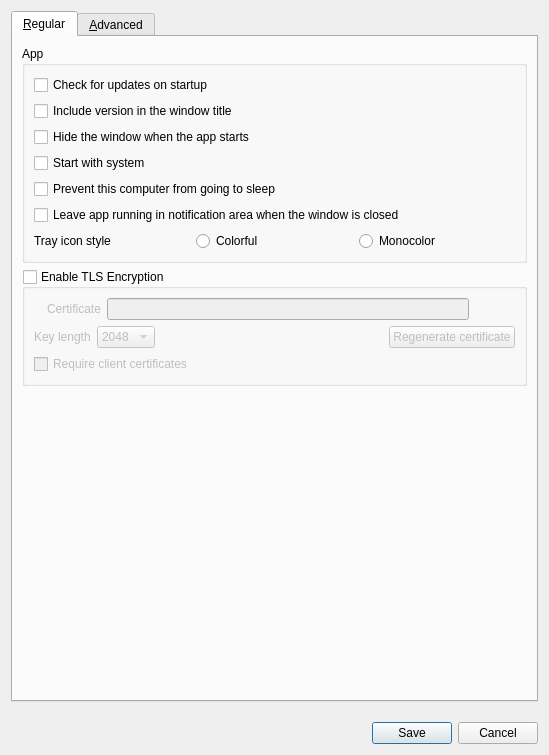
<?xml version="1.0" encoding="UTF-8"?>
<ui version="4.0">
 <class>SettingsDialog</class>
 <widget class="QDialog" name="SettingsDialog">
  <property name="geometry">
   <rect>
    <x>0</x>
    <y>0</y>
    <width>549</width>
    <height>755</height>
   </rect>
  </property>
  <property name="windowTitle">
   <string>Preferences</string>
  </property>
  <property name="modal">
   <bool>true</bool>
  </property>
  <layout class="QVBoxLayout" name="_13">
   <property name="spacing">
    <number>20</number>
   </property>
   <item>
    <widget class="QTabWidget" name="tabWidget">
     <widget class="QWidget" name="tabRegular">
      <property name="sizePolicy">
       <sizepolicy hsizetype="Preferred" vsizetype="Fixed">
        <horstretch>0</horstretch>
        <verstretch>0</verstretch>
       </sizepolicy>
      </property>
      <attribute name="title">
       <string>&amp;Regular</string>
      </attribute>
      <layout class="QVBoxLayout" name="verticalLayout_3">
       <item>
        <widget class="QGroupBox" name="groupApp">
         <property name="sizePolicy">
          <sizepolicy hsizetype="Preferred" vsizetype="Maximum">
           <horstretch>0</horstretch>
           <verstretch>0</verstretch>
          </sizepolicy>
         </property>
         <property name="title">
          <string>App</string>
         </property>
         <layout class="QVBoxLayout" name="verticalLayout_2">
          <item>
           <widget class="QCheckBox" name="cbAutoUpdate">
            <property name="text">
             <string>Check for updates on startup</string>
            </property>
           </widget>
          </item>
          <item>
           <widget class="QCheckBox" name="cbShowVersion">
            <property name="text">
             <string>Include version in the window title</string>
            </property>
           </widget>
          </item>
          <item>
           <widget class="QCheckBox" name="cbAutoHide">
            <property name="text">
             <string>Hide the window when the app starts</string>
            </property>
           </widget>
          </item>
          <item>
           <widget class="QCheckBox" name="cbStartAtLogin">
            <property name="text">
             <string>Start with system</string>
            </property>
           </widget>
          </item>
          <item>
           <widget class="QCheckBox" name="cbPreventSleep">
            <property name="text">
             <string>Prevent this computer from going to sleep</string>
            </property>
           </widget>
          </item>
          <item>
           <widget class="QCheckBox" name="cbCloseToTray">
            <property name="text">
             <string>Leave app running in notification area when the window is closed</string>
            </property>
           </widget>
          </item>
          <item>
           <layout class="QHBoxLayout" name="horizontalLayout_8">
            <item>
             <widget class="QLabel" name="lblTrayIconStyle">
              <property name="text">
               <string>Tray icon style</string>
              </property>
             </widget>
            </item>
            <item>
             <widget class="QRadioButton" name="rbIconColorful">
              <property name="text">
               <string>Colorful</string>
              </property>
             </widget>
            </item>
            <item>
             <widget class="QRadioButton" name="rbIconMono">
              <property name="text">
               <string>Monocolor</string>
              </property>
             </widget>
            </item>
           </layout>
          </item>
         </layout>
        </widget>
       </item>
       <item>
        <widget class="QGroupBox" name="groupSecurity">
         <property name="sizePolicy">
          <sizepolicy hsizetype="Preferred" vsizetype="Maximum">
           <horstretch>0</horstretch>
           <verstretch>0</verstretch>
          </sizepolicy>
         </property>
         <property name="title">
          <string>Enable TLS Encryption</string>
         </property>
         <property name="checkable">
          <bool>true</bool>
         </property>
         <property name="checked">
          <bool>false</bool>
         </property>
         <layout class="QVBoxLayout" name="_11">
          <item>
           <widget class="QWidget" name="widgetTlsCert" native="true">
            <layout class="QHBoxLayout" name="_12">
             <property name="leftMargin">
              <number>0</number>
             </property>
             <property name="topMargin">
              <number>0</number>
             </property>
             <property name="rightMargin">
              <number>0</number>
             </property>
             <property name="bottomMargin">
              <number>0</number>
             </property>
             <item>
              <widget class="QLabel" name="lblTlsCertInfo">
               <property name="text">
                <string notr="true"/>
               </property>
              </widget>
             </item>
             <item>
              <widget class="QLabel" name="lblTlsCert">
               <property name="sizePolicy">
                <sizepolicy hsizetype="Preferred" vsizetype="Fixed">
                 <horstretch>0</horstretch>
                 <verstretch>0</verstretch>
                </sizepolicy>
               </property>
               <property name="text">
                <string>Certificate</string>
               </property>
              </widget>
             </item>
             <item>
              <widget class="QLineEdit" name="lineTlsCertPath">
               <property name="minimumSize">
                <size>
                 <width>0</width>
                 <height>0</height>
                </size>
               </property>
              </widget>
             </item>
             <item>
              <widget class="QPushButton" name="btnTlsCertPath">
               <property name="cursor">
                <cursorShape>PointingHandCursor</cursorShape>
               </property>
               <property name="text">
                <string/>
               </property>
               <property name="icon">
                <iconset theme="QIcon::ThemeIcon::DocumentOpen"/>
               </property>
               <property name="flat">
                <bool>true</bool>
               </property>
              </widget>
             </item>
            </layout>
           </widget>
          </item>
          <item>
           <layout class="QHBoxLayout" name="horizontalLayout_5">
            <property name="topMargin">
             <number>0</number>
            </property>
            <item>
             <widget class="QLabel" name="lblTlsKeyLength">
              <property name="sizePolicy">
               <sizepolicy hsizetype="Preferred" vsizetype="Fixed">
                <horstretch>0</horstretch>
                <verstretch>0</verstretch>
               </sizepolicy>
              </property>
              <property name="text">
               <string>Key length</string>
              </property>
             </widget>
            </item>
            <item>
             <widget class="QComboBox" name="comboTlsKeyLength">
              <item>
               <property name="text">
                <string notr="true">2048</string>
               </property>
              </item>
              <item>
               <property name="text">
                <string notr="true">4096</string>
               </property>
              </item>
             </widget>
            </item>
            <item>
             <spacer name="horizontalSpacer_2">
              <property name="orientation">
               <enum>Qt::Orientation::Horizontal</enum>
              </property>
              <property name="sizeHint" stdset="0">
               <size>
                <width>40</width>
                <height>20</height>
               </size>
              </property>
             </spacer>
            </item>
            <item>
             <widget class="QPushButton" name="btnTlsRegenCert">
              <property name="text">
               <string>Regenerate certificate</string>
              </property>
              <property name="icon">
               <iconset theme="QIcon::ThemeIcon::ViewRefresh"/>
              </property>
             </widget>
            </item>
           </layout>
          </item>
          <item>
           <widget class="QCheckBox" name="cbRequireClientCert">
            <property name="text">
             <string>Require client certificates</string>
            </property>
           </widget>
          </item>
          <item>
           <spacer name="verticalSpacer_2">
            <property name="orientation">
             <enum>Qt::Orientation::Vertical</enum>
            </property>
            <property name="sizeHint" stdset="0">
             <size>
              <width>20</width>
              <height>0</height>
             </size>
            </property>
           </spacer>
          </item>
         </layout>
        </widget>
       </item>
       <item>
        <spacer name="verticalSpacer_3">
         <property name="orientation">
          <enum>Qt::Orientation::Vertical</enum>
         </property>
         <property name="sizeHint" stdset="0">
          <size>
           <width>20</width>
           <height>40</height>
          </size>
         </property>
        </spacer>
       </item>
      </layout>
     </widget>
     <widget class="QWidget" name="tabAdvanced">
      <property name="sizePolicy">
       <sizepolicy hsizetype="Preferred" vsizetype="Fixed">
        <horstretch>0</horstretch>
        <verstretch>0</verstretch>
       </sizepolicy>
      </property>
      <attribute name="title">
       <string>&amp;Advanced</string>
      </attribute>
      <layout class="QVBoxLayout" name="verticalLayout_4">
       <item>
        <widget class="QGroupBox" name="groupNetworking">
         <property name="sizePolicy">
          <sizepolicy hsizetype="Preferred" vsizetype="Maximum">
           <horstretch>0</horstretch>
           <verstretch>0</verstretch>
          </sizepolicy>
         </property>
         <property name="title">
          <string>Networking</string>
         </property>
         <layout class="QHBoxLayout" name="horizontalLayout">
          <item>
           <widget class="QLabel" name="lblNetworkIp">
            <property name="sizePolicy">
             <sizepolicy hsizetype="Maximum" vsizetype="Fixed">
              <horstretch>0</horstretch>
              <verstretch>0</verstretch>
             </sizepolicy>
            </property>
            <property name="text">
             <string>Network IP</string>
            </property>
           </widget>
          </item>
          <item>
           <widget class="QComboBox" name="comboInterface">
            <property name="sizePolicy">
             <sizepolicy hsizetype="Maximum" vsizetype="Fixed">
              <horstretch>0</horstretch>
              <verstretch>0</verstretch>
             </sizepolicy>
            </property>
            <item>
             <property name="text">
              <string>Automatic</string>
             </property>
            </item>
           </widget>
          </item>
          <item>
           <spacer name="horizontalSpacer">
            <property name="orientation">
             <enum>Qt::Orientation::Horizontal</enum>
            </property>
            <property name="sizeType">
             <enum>QSizePolicy::Policy::Fixed</enum>
            </property>
            <property name="sizeHint" stdset="0">
             <size>
              <width>25</width>
              <height>20</height>
             </size>
            </property>
           </spacer>
          </item>
          <item>
           <widget class="QLabel" name="lblPort">
            <property name="sizePolicy">
             <sizepolicy hsizetype="Maximum" vsizetype="Fixed">
              <horstretch>0</horstretch>
              <verstretch>0</verstretch>
             </sizepolicy>
            </property>
            <property name="text">
             <string>Port</string>
            </property>
           </widget>
          </item>
          <item>
           <widget class="QSpinBox" name="sbPort">
            <property name="enabled">
             <bool>true</bool>
            </property>
            <property name="sizePolicy">
             <sizepolicy hsizetype="Maximum" vsizetype="Fixed">
              <horstretch>0</horstretch>
              <verstretch>0</verstretch>
             </sizepolicy>
            </property>
            <property name="maximum">
             <number>65535</number>
            </property>
            <property name="value">
             <number>24800</number>
            </property>
           </widget>
          </item>
          <item>
           <spacer name="horizontalSpacer_3">
            <property name="orientation">
             <enum>Qt::Orientation::Horizontal</enum>
            </property>
            <property name="sizeHint" stdset="0">
             <size>
              <width>40</width>
              <height>20</height>
             </size>
            </property>
           </spacer>
          </item>
         </layout>
        </widget>
       </item>
       <item>
        <widget class="QGroupBox" name="groupLogs">
         <property name="sizePolicy">
          <sizepolicy hsizetype="Preferred" vsizetype="Maximum">
           <horstretch>0</horstretch>
           <verstretch>0</verstretch>
          </sizepolicy>
         </property>
         <property name="title">
          <string>Logs</string>
         </property>
         <layout class="QGridLayout" name="_3">
          <property name="verticalSpacing">
           <number>9</number>
          </property>
          <item row="3" column="2">
           <widget class="QLabel" name="lblLogLevel">
            <property name="sizePolicy">
             <sizepolicy hsizetype="Preferred" vsizetype="Fixed">
              <horstretch>0</horstretch>
              <verstretch>0</verstretch>
             </sizepolicy>
            </property>
            <property name="text">
             <string>Level</string>
            </property>
           </widget>
          </item>
          <item row="3" column="3">
           <widget class="QComboBox" name="comboLogLevel">
            <item>
             <property name="text">
              <string>Fatal</string>
             </property>
            </item>
            <item>
             <property name="text">
              <string>Error</string>
             </property>
            </item>
            <item>
             <property name="text">
              <string>Warning</string>
             </property>
            </item>
            <item>
             <property name="text">
              <string>Note</string>
             </property>
            </item>
            <item>
             <property name="text">
              <string>Info</string>
             </property>
            </item>
            <item>
             <property name="text">
              <string>Debug</string>
             </property>
            </item>
            <item>
             <property name="text">
              <string>Debug1</string>
             </property>
            </item>
            <item>
             <property name="text">
              <string>Debug2</string>
             </property>
            </item>
           </widget>
          </item>
          <item row="8" column="0" colspan="4">
           <widget class="QWidget" name="widgetLogFilename" native="true">
            <property name="sizePolicy">
             <sizepolicy hsizetype="Preferred" vsizetype="Maximum">
              <horstretch>0</horstretch>
              <verstretch>0</verstretch>
             </sizepolicy>
            </property>
            <layout class="QHBoxLayout" name="_4">
             <property name="spacing">
              <number>3</number>
             </property>
             <property name="leftMargin">
              <number>0</number>
             </property>
             <property name="topMargin">
              <number>0</number>
             </property>
             <property name="rightMargin">
              <number>0</number>
             </property>
             <property name="bottomMargin">
              <number>0</number>
             </property>
             <item>
              <widget class="QLabel" name="labelLogPath">
               <property name="sizePolicy">
                <sizepolicy hsizetype="Preferred" vsizetype="Fixed">
                 <horstretch>0</horstretch>
                 <verstretch>0</verstretch>
                </sizepolicy>
               </property>
               <property name="text">
                <string>Log path</string>
               </property>
              </widget>
             </item>
             <item>
              <spacer name="horizontalSpacer_7">
               <property name="orientation">
                <enum>Qt::Orientation::Horizontal</enum>
               </property>
               <property name="sizeType">
                <enum>QSizePolicy::Policy::Minimum</enum>
               </property>
               <property name="sizeHint" stdset="0">
                <size>
                 <width>20</width>
                 <height>20</height>
                </size>
               </property>
              </spacer>
             </item>
             <item>
              <widget class="QLineEdit" name="lineLogFilename">
               <property name="enabled">
                <bool>true</bool>
               </property>
               <property name="sizePolicy">
                <sizepolicy hsizetype="Expanding" vsizetype="Fixed">
                 <horstretch>0</horstretch>
                 <verstretch>0</verstretch>
                </sizepolicy>
               </property>
              </widget>
             </item>
             <item>
              <widget class="QPushButton" name="btnBrowseLog">
               <property name="enabled">
                <bool>true</bool>
               </property>
               <property name="cursor">
                <cursorShape>PointingHandCursor</cursorShape>
               </property>
               <property name="text">
                <string/>
               </property>
               <property name="icon">
                <iconset theme="QIcon::ThemeIcon::DocumentOpen"/>
               </property>
               <property name="flat">
                <bool>true</bool>
               </property>
              </widget>
             </item>
            </layout>
           </widget>
          </item>
          <item row="3" column="0">
           <widget class="QCheckBox" name="cbLogToFile">
            <property name="text">
             <string>Log to file</string>
            </property>
           </widget>
          </item>
          <item row="3" column="1">
           <spacer name="horizontalSpacer_5">
            <property name="orientation">
             <enum>Qt::Orientation::Horizontal</enum>
            </property>
            <property name="sizeHint" stdset="0">
             <size>
              <width>40</width>
              <height>20</height>
             </size>
            </property>
           </spacer>
          </item>
          <item row="9" column="0" colspan="4">
           <widget class="QLabel" name="lblDebugWarning">
            <property name="text">
             <string>Using a Debug log level may affect performance. Only use a Debug level if you are attempting to debug an issue or are gathering logs to submit with a bug report.</string>
            </property>
            <property name="wordWrap">
             <bool>true</bool>
            </property>
           </widget>
          </item>
          <item row="2" column="0" colspan="4">
           <widget class="QCheckBox" name="cbGuiDebug">
            <property name="text">
             <string>Enable GUI debug messages</string>
            </property>
           </widget>
          </item>
         </layout>
        </widget>
       </item>
       <item>
        <widget class="QGroupBox" name="groupService">
         <property name="enabled">
          <bool>true</bool>
         </property>
         <property name="sizePolicy">
          <sizepolicy hsizetype="Preferred" vsizetype="Maximum">
           <horstretch>0</horstretch>
           <verstretch>0</verstretch>
          </sizepolicy>
         </property>
         <property name="title">
          <string>Use background service (daemon)</string>
         </property>
         <property name="checkable">
          <bool>true</bool>
         </property>
         <property name="checked">
          <bool>false</bool>
         </property>
         <layout class="QGridLayout" name="_6">
          <item row="1" column="0">
           <widget class="QCheckBox" name="cbElevateDaemon">
            <property name="text">
             <string>Always run as system (work at login screen and UAC)</string>
            </property>
            <property name="autoExclusive">
             <bool>false</bool>
            </property>
           </widget>
          </item>
         </layout>
        </widget>
       </item>
       <item>
        <widget class="QWidget" name="widgetLanguage" native="true">
         <property name="toolTip">
          <string>Force a language to be used for the GUI.</string>
         </property>
         <layout class="QHBoxLayout" name="horizontalLayout_3">
          <item>
           <widget class="QLabel" name="lblLanguage">
            <property name="sizePolicy">
             <sizepolicy hsizetype="Maximum" vsizetype="Preferred">
              <horstretch>0</horstretch>
              <verstretch>0</verstretch>
             </sizepolicy>
            </property>
            <property name="text">
             <string>Language</string>
            </property>
           </widget>
          </item>
          <item>
           <widget class="QComboBox" name="comboLanguage"/>
          </item>
         </layout>
        </widget>
       </item>
       <item>
        <widget class="QWidget" name="widgetWlClipboard" native="true">
         <property name="sizePolicy">
          <sizepolicy hsizetype="Preferred" vsizetype="Preferred">
           <horstretch>0</horstretch>
           <verstretch>0</verstretch>
          </sizepolicy>
         </property>
         <layout class="QVBoxLayout" name="verticalLayout_5">
          <item>
           <widget class="QCheckBox" name="cbUseWlClipboard">
            <property name="text">
             <string>Enable wl-clipboard support</string>
            </property>
           </widget>
          </item>
          <item>
           <widget class="QLabel" name="lblWlClipboard">
            <property name="text">
             <string>&lt;html&gt;&lt;head/&gt;&lt;body&gt;&lt;p&gt;Requires the wl-clipboard package&lt;/p&gt;&lt;p&gt;When using wl-clipboard v2.2.1, there is a focus stealing bug that may make Deskflow harder to use. This has been fixed when using the wl-clipboard master branch, unless your Compositor lacks wlroots-data-control protocol support.&lt;/p&gt;&lt;/body&gt;&lt;/html&gt;</string>
            </property>
            <property name="wordWrap">
             <bool>true</bool>
            </property>
           </widget>
          </item>
         </layout>
        </widget>
       </item>
       <item>
        <spacer name="verticalSpacer">
         <property name="orientation">
          <enum>Qt::Orientation::Vertical</enum>
         </property>
         <property name="sizeHint" stdset="0">
          <size>
           <width>20</width>
           <height>0</height>
          </size>
         </property>
        </spacer>
       </item>
      </layout>
     </widget>
    </widget>
   </item>
   <item>
    <widget class="QDialogButtonBox" name="buttonBox">
     <property name="orientation">
      <enum>Qt::Orientation::Horizontal</enum>
     </property>
     <property name="standardButtons">
      <set>QDialogButtonBox::StandardButton::Cancel|QDialogButtonBox::StandardButton::Save</set>
     </property>
    </widget>
   </item>
  </layout>
 </widget>
 <resources/>
 <connections/>
</ui>
